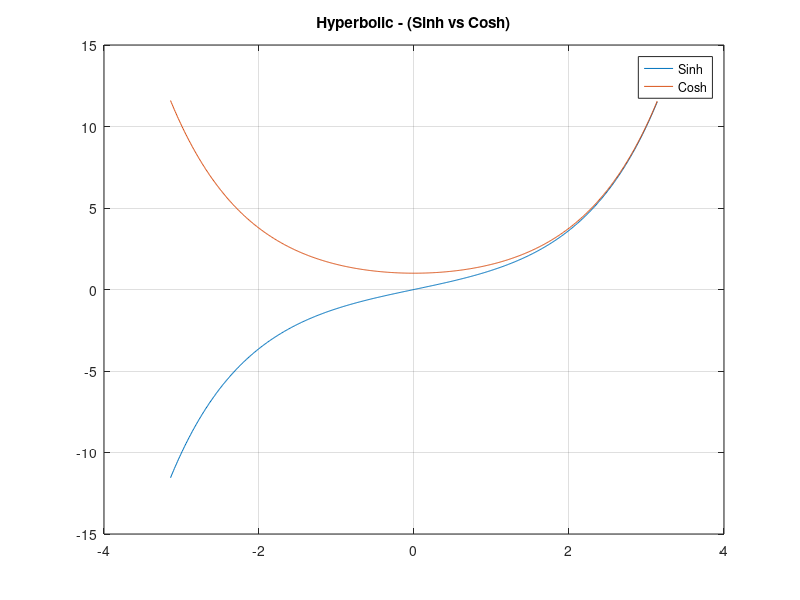
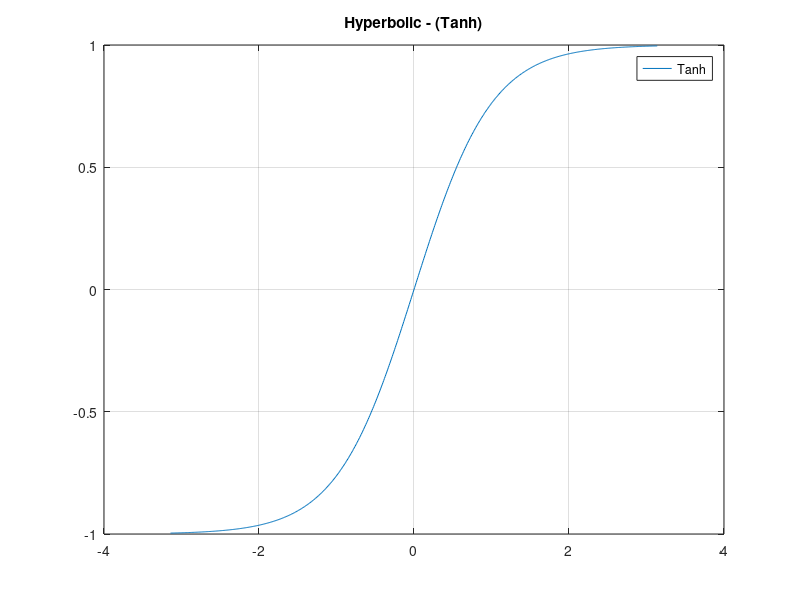

Here is the MATLAB script that generated these plots, in order:
#figure('Trigonometry');
figure('name','Trigonometry - Sinh vs Cosh');
x=[-pi:0.01:pi];

y = sinh(x);
y2 = cosh(x);

% Plot the signal versus time:
plot(x,y);
hold on;
plot(x,y2);
grid on;
%xlabel('time (in seconds)');
title('Hyperbolic - (Sinh vs Cosh)');
legend('Sinh', 'Cosh')

figure('name','Trigonometry - Tanh');

y3 = tanh(x);

plot(x,y3);
grid on;

title('Hyperbolic - (Tanh)');
legend('Tanh')
